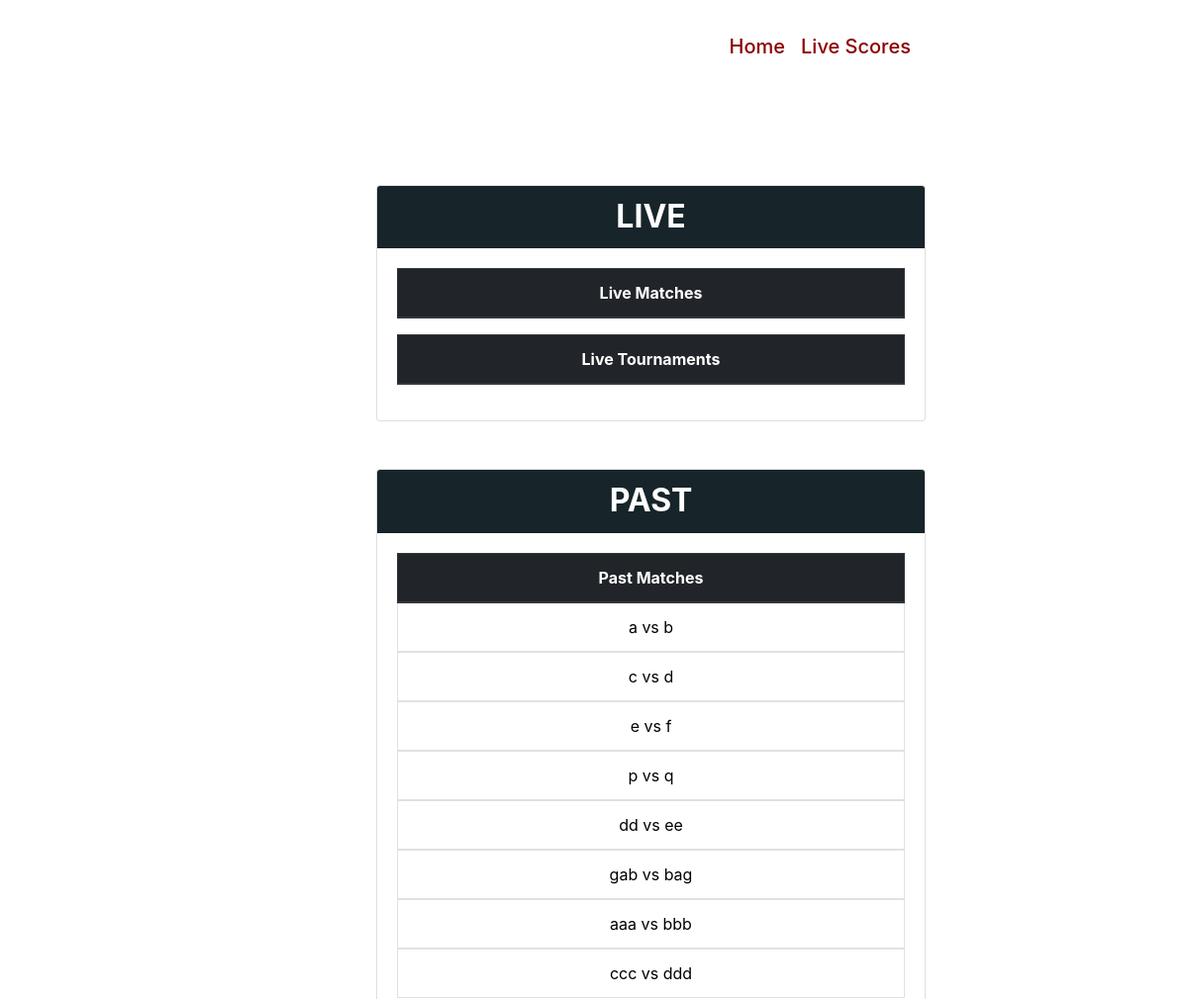
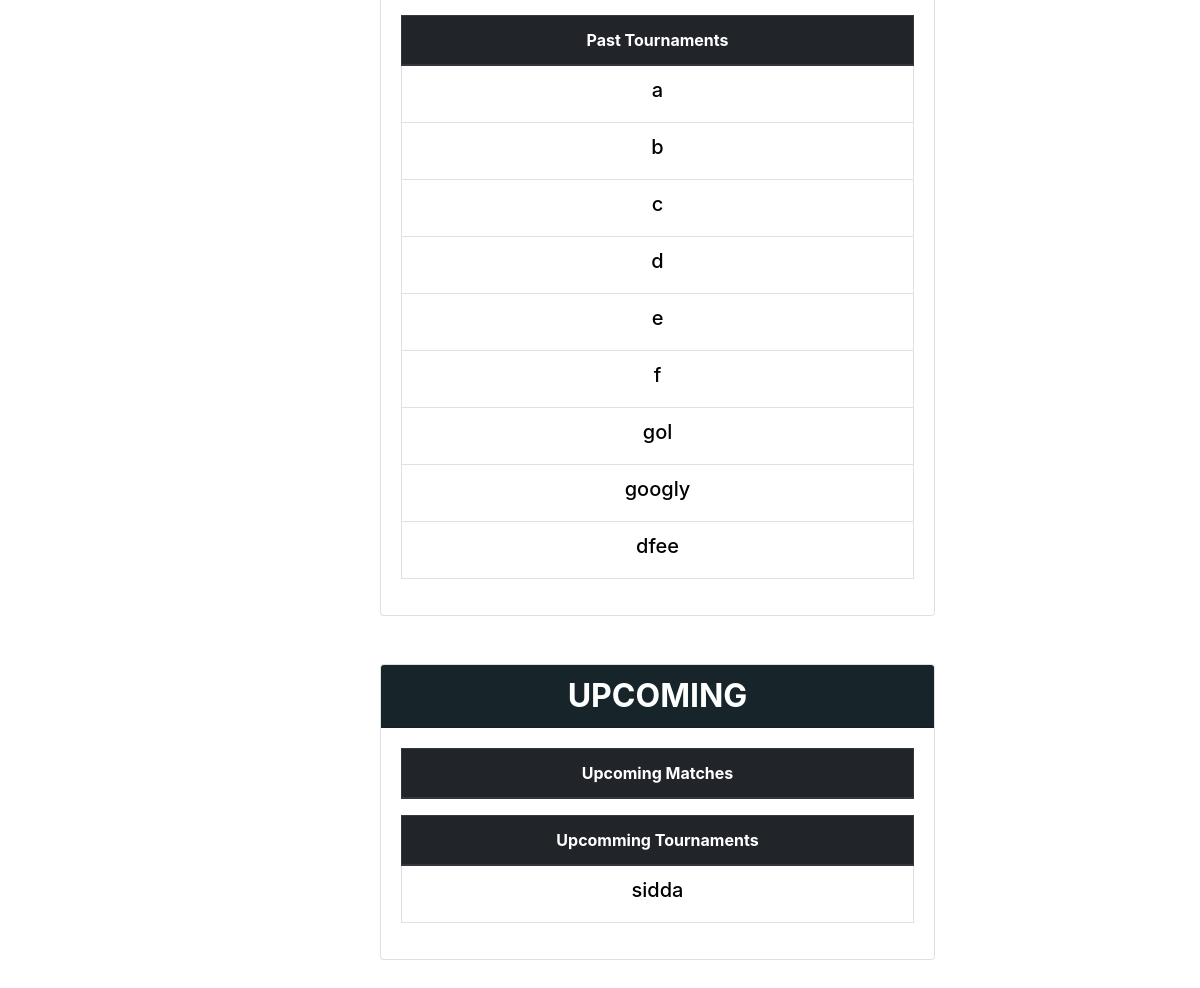
The app's page /live-scores/ with its own data (2 pictures, top to bottom).
### tournament/models.py (models this page shows, shortened)
class Match(models.Model):
    name = models.CharField(max_length=10, blank=True, null=True)
    tournament = models.ForeignKey(Tournament, on_delete=models.CASCADE, null=True, blank=True)
    team_1 = models.ForeignKey('Team', related_name='team_1', on_delete=models.DO_NOTHING, null=True, blank=True)
    team_2 = models.ForeignKey('Team', related_name='team_2', on_delete=models.DO_NOTHING, null=True, blank=True)
    overs = models.IntegerField(default=0)
    match_status = models.IntegerField(default=0)
    toss_winner = models.ForeignKey('Team', related_name='toss_winner', on_delete=models.DO_NOTHING,
                                    blank=True, null=True)
    toss_winner_choice = models.CharField(max_length=10, default='Select')
    match_winner = models.ForeignKey('Team', related_name='match_winner', on_delete=models.DO_NOTHING, blank=True, null=True)
    def __str__(self):
        return self.name

class Tournament(models.Model):
    name = models.CharField(max_length=20, unique=True)
    image = models.ImageField(blank=True, upload_to='tournaments', default='tournaments/no.png')
    place = models.TextField()
    start_date = models.DateField()
    end_date = models.DateField(default=None)
    organizer = models.ForeignKey(Organizer, on_delete=models.CASCADE, null=True, blank=True)
    tournament_status = models.IntegerField(default=0)
    tournament_schedule = models.IntegerField(default=0)

### cricket/views.py (the view)
# urls.py: path('live-scores/', views.live_scores, name='live'),
def live_scores(request):
    matches = Match.objects.all()
    tournaments = Tournament.objects.all()
    return render(request, 'cricket/live.html', {'matches': matches, 'tournaments': tournaments})

### cricket/templates/cricket/live.html (shortened to what this page needs)
<!doctype html>
<html lang="en">
  <head>
    <link href="https://getbootstrap.com/docs/4.0/dist/css/bootstrap.min.css" rel="stylesheet">
      {% load staticfiles %}
    <link  rel="stylesheet" type="text/css" href="{% static 'cricket/login.css' %}">
  </head>
  <body class="text-center">
  <div class="backgroundImageCVR">
    <div class="content">
                <div class="cover-container d-flex h-100 p-3 mx-auto flex-column">
                  <header class="masthead mb-auto">
                    <div class="inner">
                      <h3 class="masthead-brand">Cricky</h3>
                      <nav class="nav nav-masthead justify-content-center" >
                        <a class="nav-link  nav-color"  href="{% url 'home_page' %} "><h5 style="color: darkred">Home</h5></a>
                        <a class="nav-link nav-color" href="{% url 'live' %}"><h5 style="color:darkred">Live Scores</h5></a>
                      </nav>
                    </div>
                  </header>
<br><br>
                      </div>
    <div class="col-md-6" style="margin-left: 350px">  <br><br>
        <div class="card h-90">
           <h2 class="card-header"><b>LIVE</h4></b></h2>
            <div class="card-body">
            <table class="table table-bordered" align="center">
              <thead class="thead-dark">
                <tr>
                  <th scope="col">Live Matches</th>
                </tr>
              </thead>
            <table class="table table-bordered" align="center" >
              <thead class="thead-dark">
                <tr>
                  <th scope="col">Live Tournaments</th>
                </tr>
              </thead>
            </table>
            </div>
        </div>
    </div>
    <div class="col-md-6" style="margin-left: 350px">  <br><br>
        <div class="card h-90">
           <h2 class="card-header"><b>PAST</h4></b></h2>
            <div class="card-body">
            <table class="table table-bordered" align="center">
              <thead class="thead-dark">
                <tr>
                  <th scope="col">Past Matches</th>
                </tr>
              </thead>
              <tbody>
              {% for match in matches %}
                  {% if match.match_status == 2 %}
                <tr>
                <td><a href="{% url 'search:match_details' match.id %}" style="color: black">{{ match }}</a></td>
                </tr>
                  {% endif %}
              </tbody>
                 {% endfor %}
            <table class="table table-bordered" align="center" >
              <thead class="thead-dark">
                <tr>
                  <th scope="col">Past Tournaments</th>
                </tr>
              </thead>
            <tbody >
            {% for tournament in tournaments %}
                {% if tournament.tournament_status == 2 %}
            <tr >
                  <td ><a href="{% url 'search:tournaments_details' tournament.id %}"><h5 style="color: black">{{ tournament.name }}</h5></a></td>
            </tr>
                {% endif %}
             {% endfor %}
            </tbody>
            </table>
            </div>
        </div>
    </div>
    <div class="col-md-6" style="margin-left: 350px">  <br><br>
        <div class="card h-90">
           <h2 class="card-header"><b>UPCOMING</h4></b></h2>
            <div class="card-body">
            <table class="table table-bordered" align="center">
              <thead class="thead-dark">
                <tr>
                  <th scope="col">Upcoming Matches</th>
                </tr>
              </thead>
            <table class="table table-bordered" align="center" >
              <thead class="thead-dark">
                <tr>
                  <th scope="col">Upcomming Tournaments</th>
                </tr>
              </thead>
            <tbody >
            {% for tournament in tournaments %}
                {% if tournament.tournament_status == 0 %}
            <tr >
                  <td ><a href="{% url 'search:tournaments_details' tournament.id %}"><h5 style="color: black">{{ tournament.name }}</h5></a></td>
            </tr>
                {% endif %}
             {% endfor %}
            </tbody>
            </table>
            </div>
        </div>
    </div>
       </div>
  </body>
</html>

### cricket/static/cricket/login.css (style rules this page uses)
a, a:focus, a:hover { color: #fff; }
html, body { height: 100%; }
.cover-container { max-width: 42em; }
.masthead { margin-bottom: 2rem; }
.masthead-brand { margin-bottom: 0; }
.nav-masthead .nav-link { padding: .25rem 0; font-weight: 700; color: darkred; background-color: transparent; border-bottom: .25rem solid transparent; }
.nav-masthead .nav-link + .nav-link { margin-left: 1rem; }
@media (min-width: 48em) { .masthead-brand { float: left; } }
@media (min-width: 48em) { .nav-masthead { float: right; } }
.card-header { background-color: #17252A; color:#FEFFFF; }
.nav-color { color: darkred; }
.backgroundImageCVR { position:relative; padding:15px; }
.content { position:relative; z-index:2; color:#fff; }

### records on screen
Match: name "a vs b"
Match: name "c vs d"
Match: name "e vs f"
Match: name "p vs q"
Match: name "dd vs ee"
Match: name "gab vs bag"
Match: name "aaa vs bbb"
Match: name "ccc vs ddd"
Tournament: name "a"
Tournament: name "b"
Tournament: name "c"
Tournament: name "d"
Tournament: name "e"
Tournament: name "f"
Tournament: name "gol"
Tournament: name "googly"
Tournament: name "dfee"
Tournament: name "sidda"
